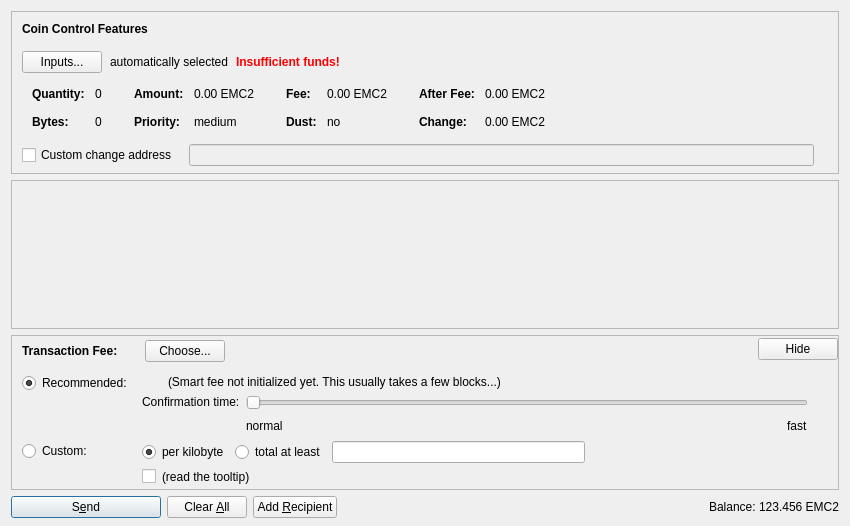
<?xml version="1.0" encoding="UTF-8"?>
<ui version="4.0">
 <class>SendCoinsDialog</class>
 <widget class="QDialog" name="SendCoinsDialog">
  <property name="geometry">
   <rect>
    <x>0</x>
    <y>0</y>
    <width>850</width>
    <height>526</height>
   </rect>
  </property>
  <property name="windowTitle">
   <string>Send Coins</string>
  </property>
  <layout class="QVBoxLayout" name="verticalLayout" stretch="0,1,0,0">
   <property name="bottomMargin">
    <number>8</number>
   </property>
   <item>
    <widget class="QFrame" name="frameCoinControl">
     <property name="sizePolicy">
      <sizepolicy hsizetype="Expanding" vsizetype="Expanding">
       <horstretch>0</horstretch>
       <verstretch>0</verstretch>
      </sizepolicy>
     </property>
     <property name="maximumSize">
      <size>
       <width>16777215</width>
       <height>16777215</height>
      </size>
     </property>
     <property name="frameShape">
      <enum>QFrame::StyledPanel</enum>
     </property>
     <property name="frameShadow">
      <enum>QFrame::Sunken</enum>
     </property>
     <layout class="QVBoxLayout" name="verticalLayoutCoinControl2">
      <property name="spacing">
       <number>0</number>
      </property>
      <property name="leftMargin">
       <number>0</number>
      </property>
      <property name="topMargin">
       <number>0</number>
      </property>
      <property name="rightMargin">
       <number>0</number>
      </property>
      <property name="bottomMargin">
       <number>6</number>
      </property>
      <item>
       <layout class="QVBoxLayout" name="verticalLayoutCoinControl" stretch="0,0,0,0,1">
        <property name="spacing">
         <number>0</number>
        </property>
        <property name="leftMargin">
         <number>10</number>
        </property>
        <property name="topMargin">
         <number>10</number>
        </property>
        <item>
         <layout class="QHBoxLayout" name="horizontalLayoutCoinControl1">
          <property name="bottomMargin">
           <number>15</number>
          </property>
          <item>
           <widget class="QLabel" name="labelCoinControlFeatures">
            <property name="sizePolicy">
             <sizepolicy hsizetype="Preferred" vsizetype="Maximum">
              <horstretch>0</horstretch>
              <verstretch>0</verstretch>
             </sizepolicy>
            </property>
            <property name="font">
             <font>
              <weight>75</weight>
              <bold>true</bold>
             </font>
            </property>
            <property name="styleSheet">
             <string notr="true">font-weight:bold;</string>
            </property>
            <property name="text">
             <string>Coin Control Features</string>
            </property>
           </widget>
          </item>
         </layout>
        </item>
        <item>
         <layout class="QHBoxLayout" name="horizontalLayoutCoinControl2" stretch="0,0,0,0">
          <property name="spacing">
           <number>8</number>
          </property>
          <property name="bottomMargin">
           <number>10</number>
          </property>
          <item>
           <widget class="QPushButton" name="pushButtonCoinControl">
            <property name="styleSheet">
             <string notr="true"/>
            </property>
            <property name="text">
             <string>Inputs...</string>
            </property>
            <property name="autoDefault">
             <bool>false</bool>
            </property>
           </widget>
          </item>
          <item>
           <widget class="QLabel" name="labelCoinControlAutomaticallySelected">
            <property name="text">
             <string>automatically selected</string>
            </property>
            <property name="margin">
             <number>5</number>
            </property>
           </widget>
          </item>
          <item>
           <widget class="QLabel" name="labelCoinControlInsuffFunds">
            <property name="font">
             <font>
              <weight>75</weight>
              <bold>true</bold>
             </font>
            </property>
            <property name="styleSheet">
             <string notr="true">color:red;font-weight:bold;</string>
            </property>
            <property name="text">
             <string>Insufficient funds!</string>
            </property>
            <property name="margin">
             <number>5</number>
            </property>
           </widget>
          </item>
          <item>
           <spacer name="horizontalSpacerCoinControl">
            <property name="orientation">
             <enum>Qt::Horizontal</enum>
            </property>
            <property name="sizeHint" stdset="0">
             <size>
              <width>40</width>
              <height>1</height>
             </size>
            </property>
           </spacer>
          </item>
         </layout>
        </item>
        <item>
         <widget class="QWidget" name="widgetCoinControl" native="true">
          <property name="sizePolicy">
           <sizepolicy hsizetype="Preferred" vsizetype="Preferred">
            <horstretch>0</horstretch>
            <verstretch>0</verstretch>
           </sizepolicy>
          </property>
          <property name="minimumSize">
           <size>
            <width>0</width>
            <height>0</height>
           </size>
          </property>
          <property name="styleSheet">
           <string notr="true"/>
          </property>
          <layout class="QHBoxLayout" name="horizontalLayoutCoinControl5">
           <property name="leftMargin">
            <number>0</number>
           </property>
           <property name="topMargin">
            <number>0</number>
           </property>
           <property name="rightMargin">
            <number>0</number>
           </property>
           <property name="bottomMargin">
            <number>0</number>
           </property>
           <item>
            <layout class="QHBoxLayout" name="horizontalLayoutCoinControl3" stretch="0,0,0,1">
             <property name="spacing">
              <number>20</number>
             </property>
             <property name="topMargin">
              <number>0</number>
             </property>
             <property name="bottomMargin">
              <number>10</number>
             </property>
             <item>
              <layout class="QFormLayout" name="formLayoutCoinControl1">
               <property name="horizontalSpacing">
                <number>10</number>
               </property>
               <property name="verticalSpacing">
                <number>14</number>
               </property>
               <property name="leftMargin">
                <number>10</number>
               </property>
               <property name="topMargin">
                <number>4</number>
               </property>
               <property name="rightMargin">
                <number>6</number>
               </property>
               <item row="0" column="0">
                <widget class="QLabel" name="labelCoinControlQuantityText">
                 <property name="font">
                  <font>
                   <weight>75</weight>
                   <bold>true</bold>
                  </font>
                 </property>
                 <property name="text">
                  <string>Quantity:</string>
                 </property>
                 <property name="margin">
                  <number>0</number>
                 </property>
                </widget>
               </item>
               <item row="0" column="1">
                <widget class="QLabel" name="labelCoinControlQuantity">
                 <property name="cursor">
                  <cursorShape>IBeamCursor</cursorShape>
                 </property>
                 <property name="contextMenuPolicy">
                  <enum>Qt::ActionsContextMenu</enum>
                 </property>
                 <property name="text">
                  <string notr="true">0</string>
                 </property>
                 <property name="margin">
                  <number>0</number>
                 </property>
                 <property name="textInteractionFlags">
                  <set>Qt::LinksAccessibleByMouse|Qt::TextSelectableByKeyboard|Qt::TextSelectableByMouse</set>
                 </property>
                </widget>
               </item>
               <item row="1" column="0">
                <widget class="QLabel" name="labelCoinControlBytesText">
                 <property name="font">
                  <font>
                   <weight>75</weight>
                   <bold>true</bold>
                  </font>
                 </property>
                 <property name="text">
                  <string>Bytes:</string>
                 </property>
                </widget>
               </item>
               <item row="1" column="1">
                <widget class="QLabel" name="labelCoinControlBytes">
                 <property name="cursor">
                  <cursorShape>IBeamCursor</cursorShape>
                 </property>
                 <property name="contextMenuPolicy">
                  <enum>Qt::ActionsContextMenu</enum>
                 </property>
                 <property name="text">
                  <string notr="true">0</string>
                 </property>
                 <property name="textInteractionFlags">
                  <set>Qt::LinksAccessibleByMouse|Qt::TextSelectableByKeyboard|Qt::TextSelectableByMouse</set>
                 </property>
                </widget>
               </item>
              </layout>
             </item>
             <item>
              <layout class="QFormLayout" name="formLayoutCoinControl2">
               <property name="horizontalSpacing">
                <number>10</number>
               </property>
               <property name="verticalSpacing">
                <number>14</number>
               </property>
               <property name="leftMargin">
                <number>6</number>
               </property>
               <property name="topMargin">
                <number>4</number>
               </property>
               <property name="rightMargin">
                <number>6</number>
               </property>
               <item row="0" column="0">
                <widget class="QLabel" name="labelCoinControlAmountText">
                 <property name="font">
                  <font>
                   <weight>75</weight>
                   <bold>true</bold>
                  </font>
                 </property>
                 <property name="text">
                  <string>Amount:</string>
                 </property>
                 <property name="margin">
                  <number>0</number>
                 </property>
                </widget>
               </item>
               <item row="0" column="1">
                <widget class="QLabel" name="labelCoinControlAmount">
                 <property name="cursor">
                  <cursorShape>IBeamCursor</cursorShape>
                 </property>
                 <property name="contextMenuPolicy">
                  <enum>Qt::ActionsContextMenu</enum>
                 </property>
                 <property name="text">
                  <string notr="true">0.00 EMC2</string>
                 </property>
                 <property name="textInteractionFlags">
                  <set>Qt::LinksAccessibleByMouse|Qt::TextSelectableByKeyboard|Qt::TextSelectableByMouse</set>
                 </property>
                </widget>
               </item>
               <item row="1" column="0">
                <widget class="QLabel" name="labelCoinControlPriorityText">
                 <property name="font">
                  <font>
                   <weight>75</weight>
                   <bold>true</bold>
                  </font>
                 </property>
                 <property name="text">
                  <string>Priority:</string>
                 </property>
                </widget>
               </item>
               <item row="1" column="1">
                <widget class="QLabel" name="labelCoinControlPriority">
                 <property name="cursor">
                  <cursorShape>IBeamCursor</cursorShape>
                 </property>
                 <property name="contextMenuPolicy">
                  <enum>Qt::ActionsContextMenu</enum>
                 </property>
                 <property name="text">
                  <string notr="true">medium</string>
                 </property>
                 <property name="textInteractionFlags">
                  <set>Qt::LinksAccessibleByMouse|Qt::TextSelectableByKeyboard|Qt::TextSelectableByMouse</set>
                 </property>
                </widget>
               </item>
              </layout>
             </item>
             <item>
              <layout class="QFormLayout" name="formLayoutCoinControl3">
               <property name="horizontalSpacing">
                <number>10</number>
               </property>
               <property name="verticalSpacing">
                <number>14</number>
               </property>
               <property name="leftMargin">
                <number>6</number>
               </property>
               <property name="topMargin">
                <number>4</number>
               </property>
               <property name="rightMargin">
                <number>6</number>
               </property>
               <item row="0" column="0">
                <widget class="QLabel" name="labelCoinControlFeeText">
                 <property name="font">
                  <font>
                   <weight>75</weight>
                   <bold>true</bold>
                  </font>
                 </property>
                 <property name="text">
                  <string>Fee:</string>
                 </property>
                 <property name="margin">
                  <number>0</number>
                 </property>
                </widget>
               </item>
               <item row="0" column="1">
                <widget class="QLabel" name="labelCoinControlFee">
                 <property name="cursor">
                  <cursorShape>IBeamCursor</cursorShape>
                 </property>
                 <property name="contextMenuPolicy">
                  <enum>Qt::ActionsContextMenu</enum>
                 </property>
                 <property name="text">
                  <string notr="true">0.00 EMC2</string>
                 </property>
                 <property name="textInteractionFlags">
                  <set>Qt::LinksAccessibleByMouse|Qt::TextSelectableByKeyboard|Qt::TextSelectableByMouse</set>
                 </property>
                </widget>
               </item>
               <item row="1" column="0">
                <widget class="QLabel" name="labelCoinControlLowOutputText">
                 <property name="font">
                  <font>
                   <weight>75</weight>
                   <bold>true</bold>
                  </font>
                 </property>
                 <property name="text">
                  <string>Dust:</string>
                 </property>
                </widget>
               </item>
               <item row="1" column="1">
                <widget class="QLabel" name="labelCoinControlLowOutput">
                 <property name="cursor">
                  <cursorShape>IBeamCursor</cursorShape>
                 </property>
                 <property name="contextMenuPolicy">
                  <enum>Qt::ActionsContextMenu</enum>
                 </property>
                 <property name="text">
                  <string notr="true">no</string>
                 </property>
                 <property name="textInteractionFlags">
                  <set>Qt::LinksAccessibleByMouse|Qt::TextSelectableByKeyboard|Qt::TextSelectableByMouse</set>
                 </property>
                </widget>
               </item>
              </layout>
             </item>
             <item>
              <layout class="QFormLayout" name="formLayoutCoinControl4">
               <property name="horizontalSpacing">
                <number>10</number>
               </property>
               <property name="verticalSpacing">
                <number>14</number>
               </property>
               <property name="leftMargin">
                <number>6</number>
               </property>
               <property name="topMargin">
                <number>4</number>
               </property>
               <property name="rightMargin">
                <number>6</number>
               </property>
               <item row="0" column="0">
                <widget class="QLabel" name="labelCoinControlAfterFeeText">
                 <property name="font">
                  <font>
                   <weight>75</weight>
                   <bold>true</bold>
                  </font>
                 </property>
                 <property name="text">
                  <string>After Fee:</string>
                 </property>
                 <property name="margin">
                  <number>0</number>
                 </property>
                </widget>
               </item>
               <item row="0" column="1">
                <widget class="QLabel" name="labelCoinControlAfterFee">
                 <property name="cursor">
                  <cursorShape>IBeamCursor</cursorShape>
                 </property>
                 <property name="contextMenuPolicy">
                  <enum>Qt::ActionsContextMenu</enum>
                 </property>
                 <property name="text">
                  <string notr="true">0.00 EMC2</string>
                 </property>
                 <property name="textInteractionFlags">
                  <set>Qt::LinksAccessibleByMouse|Qt::TextSelectableByKeyboard|Qt::TextSelectableByMouse</set>
                 </property>
                </widget>
               </item>
               <item row="1" column="0">
                <widget class="QLabel" name="labelCoinControlChangeText">
                 <property name="font">
                  <font>
                   <weight>75</weight>
                   <bold>true</bold>
                  </font>
                 </property>
                 <property name="text">
                  <string>Change:</string>
                 </property>
                </widget>
               </item>
               <item row="1" column="1">
                <widget class="QLabel" name="labelCoinControlChange">
                 <property name="cursor">
                  <cursorShape>IBeamCursor</cursorShape>
                 </property>
                 <property name="contextMenuPolicy">
                  <enum>Qt::ActionsContextMenu</enum>
                 </property>
                 <property name="text">
                  <string notr="true">0.00 EMC2</string>
                 </property>
                 <property name="textInteractionFlags">
                  <set>Qt::LinksAccessibleByMouse|Qt::TextSelectableByKeyboard|Qt::TextSelectableByMouse</set>
                 </property>
                </widget>
               </item>
              </layout>
             </item>
            </layout>
           </item>
          </layout>
         </widget>
        </item>
        <item>
         <layout class="QHBoxLayout" name="horizontalLayoutCoinControl4" stretch="0,0,0">
          <property name="spacing">
           <number>12</number>
          </property>
          <property name="sizeConstraint">
           <enum>QLayout::SetDefaultConstraint</enum>
          </property>
          <property name="topMargin">
           <number>5</number>
          </property>
          <property name="rightMargin">
           <number>5</number>
          </property>
          <item>
           <widget class="QCheckBox" name="checkBoxCoinControlChange">
            <property name="toolTip">
             <string>If this is activated, but the change address is empty or invalid, change will be sent to a newly generated address.</string>
            </property>
            <property name="text">
             <string>Custom change address</string>
            </property>
           </widget>
          </item>
          <item>
           <widget class="QValidatedLineEdit" name="lineEditCoinControlChange">
            <property name="enabled">
             <bool>false</bool>
            </property>
            <property name="sizePolicy">
             <sizepolicy hsizetype="Expanding" vsizetype="Fixed">
              <horstretch>0</horstretch>
              <verstretch>0</verstretch>
             </sizepolicy>
            </property>
           </widget>
          </item>
          <item>
           <widget class="QLabel" name="labelCoinControlChangeLabel">
            <property name="sizePolicy">
             <sizepolicy hsizetype="Preferred" vsizetype="Expanding">
              <horstretch>0</horstretch>
              <verstretch>0</verstretch>
             </sizepolicy>
            </property>
            <property name="minimumSize">
             <size>
              <width>0</width>
              <height>0</height>
             </size>
            </property>
            <property name="text">
             <string/>
            </property>
            <property name="margin">
             <number>3</number>
            </property>
           </widget>
          </item>
         </layout>
        </item>
        <item>
         <spacer name="verticalSpacerCoinControl">
          <property name="orientation">
           <enum>Qt::Vertical</enum>
          </property>
          <property name="sizeHint" stdset="0">
           <size>
            <width>800</width>
            <height>1</height>
           </size>
          </property>
         </spacer>
        </item>
       </layout>
      </item>
     </layout>
    </widget>
   </item>
   <item>
    <widget class="QScrollArea" name="scrollArea">
     <property name="widgetResizable">
      <bool>true</bool>
     </property>
     <widget class="QWidget" name="scrollAreaWidgetContents">
      <property name="geometry">
       <rect>
        <x>0</x>
        <y>0</y>
        <width>830</width>
        <height>104</height>
       </rect>
      </property>
      <layout class="QVBoxLayout" name="verticalLayout_2" stretch="0,1">
       <property name="leftMargin">
        <number>0</number>
       </property>
       <property name="topMargin">
        <number>0</number>
       </property>
       <property name="rightMargin">
        <number>0</number>
       </property>
       <property name="bottomMargin">
        <number>0</number>
       </property>
       <item>
        <layout class="QVBoxLayout" name="entries">
         <property name="spacing">
          <number>6</number>
         </property>
        </layout>
       </item>
       <item>
        <spacer name="verticalSpacer">
         <property name="orientation">
          <enum>Qt::Vertical</enum>
         </property>
         <property name="sizeHint" stdset="0">
          <size>
           <width>20</width>
           <height>40</height>
          </size>
         </property>
        </spacer>
       </item>
      </layout>
     </widget>
    </widget>
   </item>
   <item>
    <widget class="QFrame" name="frameFee">
     <property name="sizePolicy">
      <sizepolicy hsizetype="Expanding" vsizetype="Expanding">
       <horstretch>0</horstretch>
       <verstretch>0</verstretch>
      </sizepolicy>
     </property>
     <property name="maximumSize">
      <size>
       <width>16777215</width>
       <height>16777215</height>
      </size>
     </property>
     <property name="frameShape">
      <enum>QFrame::StyledPanel</enum>
     </property>
     <property name="frameShadow">
      <enum>QFrame::Sunken</enum>
     </property>
     <layout class="QVBoxLayout" name="verticalLayoutFee1">
      <property name="spacing">
       <number>0</number>
      </property>
      <property name="leftMargin">
       <number>0</number>
      </property>
      <property name="topMargin">
       <number>0</number>
      </property>
      <property name="rightMargin">
       <number>0</number>
      </property>
      <property name="bottomMargin">
       <number>0</number>
      </property>
      <item>
       <layout class="QVBoxLayout" name="verticalLayoutFee2" stretch="0,0,0">
        <property name="spacing">
         <number>0</number>
        </property>
        <property name="leftMargin">
         <number>10</number>
        </property>
        <property name="topMargin">
         <number>0</number>
        </property>
        <item>
         <layout class="QHBoxLayout" name="horizontalLayoutFee1">
          <property name="bottomMargin">
           <number>0</number>
          </property>
          <item>
           <layout class="QVBoxLayout" name="verticalLayoutFee7">
            <property name="spacing">
             <number>0</number>
            </property>
            <item>
             <spacer name="verticalSpacerSmartFee">
              <property name="orientation">
               <enum>Qt::Vertical</enum>
              </property>
              <property name="sizeType">
               <enum>QSizePolicy::Fixed</enum>
              </property>
              <property name="sizeHint" stdset="0">
               <size>
                <width>1</width>
                <height>4</height>
               </size>
              </property>
             </spacer>
            </item>
            <item>
             <layout class="QHBoxLayout" name="horizontalLayoutSmartFee">
              <property name="spacing">
               <number>10</number>
              </property>
              <item>
               <widget class="QLabel" name="labelFeeHeadline">
                <property name="sizePolicy">
                 <sizepolicy hsizetype="Preferred" vsizetype="Maximum">
                  <horstretch>0</horstretch>
                  <verstretch>0</verstretch>
                 </sizepolicy>
                </property>
                <property name="font">
                 <font>
                  <weight>75</weight>
                  <bold>true</bold>
                 </font>
                </property>
                <property name="styleSheet">
                 <string notr="true">font-weight:bold;</string>
                </property>
                <property name="text">
                 <string>Transaction Fee:</string>
                </property>
               </widget>
              </item>
              <item>
               <widget class="QLabel" name="labelFeeMinimized">
                <property name="text">
                 <string/>
                </property>
               </widget>
              </item>
              <item>
               <widget class="QPushButton" name="buttonChooseFee">
                <property name="text">
                 <string>Choose...</string>
                </property>
               </widget>
              </item>
             </layout>
            </item>
            <item>
             <spacer name="verticalSpacer_5">
              <property name="orientation">
               <enum>Qt::Vertical</enum>
              </property>
              <property name="sizeHint" stdset="0">
               <size>
                <width>1</width>
                <height>1</height>
               </size>
              </property>
             </spacer>
            </item>
           </layout>
          </item>
          <item>
           <spacer name="horizontalSpacer_4">
            <property name="orientation">
             <enum>Qt::Horizontal</enum>
            </property>
            <property name="sizeHint" stdset="0">
             <size>
              <width>40</width>
              <height>20</height>
             </size>
            </property>
           </spacer>
          </item>
          <item>
           <widget class="QPushButton" name="buttonMinimizeFee">
            <property name="toolTip">
             <string>collapse fee-settings</string>
            </property>
            <property name="text">
             <string>Hide</string>
            </property>
           </widget>
          </item>
         </layout>
        </item>
        <item>
         <widget class="QFrame" name="frameFeeSelection">
          <layout class="QVBoxLayout" name="verticalLayoutFee12">
           <property name="spacing">
            <number>0</number>
           </property>
           <property name="leftMargin">
            <number>0</number>
           </property>
           <property name="topMargin">
            <number>0</number>
           </property>
           <property name="rightMargin">
            <number>0</number>
           </property>
           <property name="bottomMargin">
            <number>0</number>
           </property>
           <item>
            <layout class="QGridLayout" name="gridLayoutFee">
             <property name="topMargin">
              <number>10</number>
             </property>
             <property name="bottomMargin">
              <number>4</number>
             </property>
             <property name="horizontalSpacing">
              <number>10</number>
             </property>
             <property name="verticalSpacing">
              <number>4</number>
             </property>
             <item row="1" column="1">
              <layout class="QVBoxLayout" name="verticalLayoutFee8">
               <property name="spacing">
                <number>6</number>
               </property>
               <item>
                <layout class="QHBoxLayout" name="horizontalLayoutFee13">
                 <item>
                  <widget class="QRadioButton" name="radioCustomPerKilobyte">
                   <property name="toolTip">
                    <string>If the custom fee is set to 1000 satoshis and the transaction is only 250 bytes, then &quot;per kilobyte&quot; only pays 250 satoshis in fee, while &quot;total at least&quot; pays 1000 satoshis. For transactions bigger than a kilobyte both pay by kilobyte.</string>
                   </property>
                   <property name="text">
                    <string>per kilobyte</string>
                   </property>
                   <property name="checked">
                    <bool>true</bool>
                   </property>
                   <attribute name="buttonGroup">
                    <string notr="true">groupCustomFee</string>
                   </attribute>
                  </widget>
                 </item>
                 <item>
                  <widget class="QRadioButton" name="radioCustomAtLeast">
                   <property name="toolTip">
                    <string>If the custom fee is set to 1000 satoshis and the transaction is only 250 bytes, then &quot;per kilobyte&quot; only pays 250 satoshis in fee, while &quot;total at least&quot; pays 1000 satoshis. For transactions bigger than a kilobyte both pay by kilobyte.</string>
                   </property>
                   <property name="text">
                    <string>total at least</string>
                   </property>
                   <attribute name="buttonGroup">
                    <string notr="true">groupCustomFee</string>
                   </attribute>
                  </widget>
                 </item>
                 <item>
                  <widget class="BitcoinAmountField" name="customFee"/>
                 </item>
                 <item>
                  <spacer name="horizontalSpacer_6">
                   <property name="orientation">
                    <enum>Qt::Horizontal</enum>
                   </property>
                   <property name="sizeHint" stdset="0">
                    <size>
                     <width>1</width>
                     <height>1</height>
                    </size>
                   </property>
                  </spacer>
                 </item>
                </layout>
               </item>
               <item>
                <layout class="QHBoxLayout" name="horizontalLayoutFee8">
                 <item>
                  <widget class="QCheckBox" name="checkBoxMinimumFee">
                   <property name="toolTip">
                    <string>Paying only the minimum fee is just fine as long as there is less transaction volume than space in the blocks. But be aware that this can end up in a never confirming transaction once there is more demand for einsteinium transactions than the network can process.</string>
                   </property>
                   <property name="text">
                    <string/>
                   </property>
                  </widget>
                 </item>
                 <item>
                  <widget class="QLabel" name="labelMinFeeWarning">
                   <property name="enabled">
                    <bool>true</bool>
                   </property>
                   <property name="toolTip">
                    <string>Paying only the minimum fee is just fine as long as there is less transaction volume than space in the blocks. But be aware that this can end up in a never confirming transaction once there is more demand for einsteinium transactions than the network can process.</string>
                   </property>
                   <property name="text">
                    <string>(read the tooltip)</string>
                   </property>
                   <property name="margin">
                    <number>5</number>
                   </property>
                  </widget>
                 </item>
                 <item>
                  <spacer name="horizontalSpacer_2">
                   <property name="orientation">
                    <enum>Qt::Horizontal</enum>
                   </property>
                   <property name="sizeHint" stdset="0">
                    <size>
                     <width>1</width>
                     <height>1</height>
                    </size>
                   </property>
                  </spacer>
                 </item>
                </layout>
               </item>
              </layout>
             </item>
             <item row="0" column="0">
              <layout class="QVBoxLayout" name="verticalLayoutFee4" stretch="0,1">
               <item>
                <widget class="QRadioButton" name="radioSmartFee">
                 <property name="text">
                  <string>Recommended:</string>
                 </property>
                 <property name="checked">
                  <bool>true</bool>
                 </property>
                 <attribute name="buttonGroup">
                  <string notr="true">groupFee</string>
                 </attribute>
                </widget>
               </item>
               <item>
                <spacer name="verticalSpacer_2">
                 <property name="orientation">
                  <enum>Qt::Vertical</enum>
                 </property>
                 <property name="sizeHint" stdset="0">
                  <size>
                   <width>1</width>
                   <height>1</height>
                  </size>
                 </property>
                </spacer>
               </item>
              </layout>
             </item>
             <item row="1" column="0">
              <layout class="QVBoxLayout" name="verticalLayoutFee9" stretch="0,1">
               <item>
                <widget class="QRadioButton" name="radioCustomFee">
                 <property name="text">
                  <string>Custom:</string>
                 </property>
                 <attribute name="buttonGroup">
                  <string notr="true">groupFee</string>
                 </attribute>
                </widget>
               </item>
               <item>
                <spacer name="verticalSpacer_6">
                 <property name="orientation">
                  <enum>Qt::Vertical</enum>
                 </property>
                 <property name="sizeHint" stdset="0">
                  <size>
                   <width>1</width>
                   <height>1</height>
                  </size>
                 </property>
                </spacer>
               </item>
              </layout>
             </item>
             <item row="0" column="1">
              <layout class="QVBoxLayout" name="verticalLayoutFee3" stretch="0,0,1">
               <property name="spacing">
                <number>6</number>
               </property>
               <property name="topMargin">
                <number>2</number>
               </property>
               <item>
                <layout class="QHBoxLayout" name="horizontalLayoutFee12">
                 <item>
                  <widget class="QLabel" name="labelSmartFee">
                   <property name="text">
                    <string/>
                   </property>
                   <property name="margin">
                    <number>2</number>
                   </property>
                  </widget>
                 </item>
                 <item>
                  <widget class="QLabel" name="labelFeeEstimation">
                   <property name="text">
                    <string/>
                   </property>
                  </widget>
                 </item>
                 <item>
                  <widget class="QLabel" name="labelSmartFee2">
                   <property name="text">
                    <string>(Smart fee not initialized yet. This usually takes a few blocks...)</string>
                   </property>
                   <property name="margin">
                    <number>2</number>
                   </property>
                  </widget>
                 </item>
                 <item>
                  <spacer name="horizontalSpacer_5">
                   <property name="orientation">
                    <enum>Qt::Horizontal</enum>
                   </property>
                   <property name="sizeHint" stdset="0">
                    <size>
                     <width>1</width>
                     <height>1</height>
                    </size>
                   </property>
                  </spacer>
                 </item>
                </layout>
               </item>
               <item>
                <layout class="QHBoxLayout" name="horizontalLayoutFee9">
                 <item>
                  <layout class="QVBoxLayout" name="verticalLayoutFee6">
                   <item>
                    <widget class="QLabel" name="labelSmartFee3">
                     <property name="text">
                      <string>Confirmation time:</string>
                     </property>
                     <property name="margin">
                      <number>2</number>
                     </property>
                    </widget>
                   </item>
                   <item>
                    <spacer name="verticalSpacer_3">
                     <property name="orientation">
                      <enum>Qt::Vertical</enum>
                     </property>
                     <property name="sizeHint" stdset="0">
                      <size>
                       <width>1</width>
                       <height>1</height>
                      </size>
                     </property>
                    </spacer>
                   </item>
                  </layout>
                 </item>
                 <item>
                  <layout class="QVBoxLayout" name="verticalLayoutFee5">
                   <property name="rightMargin">
                    <number>30</number>
                   </property>
                   <item>
                    <widget class="QSlider" name="sliderSmartFee">
                     <property name="minimum">
                      <number>0</number>
                     </property>
                     <property name="maximum">
                      <number>24</number>
                     </property>
                     <property name="pageStep">
                      <number>1</number>
                     </property>
                     <property name="value">
                      <number>0</number>
                     </property>
                     <property name="orientation">
                      <enum>Qt::Horizontal</enum>
                     </property>
                     <property name="invertedAppearance">
                      <bool>false</bool>
                     </property>
                     <property name="invertedControls">
                      <bool>false</bool>
                     </property>
                     <property name="tickPosition">
                      <enum>QSlider::NoTicks</enum>
                     </property>
                    </widget>
                   </item>
                   <item>
                    <layout class="QHBoxLayout" name="horizontalLayoutFee10">
                     <item>
                      <widget class="QLabel" name="labelSmartFeeNormal">
                       <property name="text">
                        <string>normal</string>
                       </property>
                      </widget>
                     </item>
                     <item>
                      <spacer name="horizontalSpacer_3">
                       <property name="orientation">
                        <enum>Qt::Horizontal</enum>
                       </property>
                       <property name="sizeHint" stdset="0">
                        <size>
                         <width>40</width>
                         <height>20</height>
                        </size>
                       </property>
                      </spacer>
                     </item>
                     <item>
                      <widget class="QLabel" name="labelSmartFeeFast">
                       <property name="text">
                        <string>fast</string>
                       </property>
                      </widget>
                     </item>
                    </layout>
                   </item>
                  </layout>
                 </item>
                </layout>
               </item>
               <item>
                <spacer name="verticalSpacer_4">
                 <property name="orientation">
                  <enum>Qt::Vertical</enum>
                 </property>
                 <property name="sizeHint" stdset="0">
                  <size>
                   <width>1</width>
                   <height>1</height>
                  </size>
                 </property>
                </spacer>
               </item>
              </layout>
             </item>
            </layout>
           </item>
          </layout>
         </widget>
        </item>
        <item>
         <spacer name="verticalSpacerFee">
          <property name="orientation">
           <enum>Qt::Vertical</enum>
          </property>
          <property name="sizeHint" stdset="0">
           <size>
            <width>800</width>
            <height>1</height>
           </size>
          </property>
         </spacer>
        </item>
       </layout>
      </item>
     </layout>
    </widget>
   </item>
   <item>
    <layout class="QHBoxLayout" name="horizontalLayout">
     <item>
      <widget class="QPushButton" name="sendButton">
       <property name="minimumSize">
        <size>
         <width>150</width>
         <height>0</height>
        </size>
       </property>
       <property name="toolTip">
        <string>Confirm the send action</string>
       </property>
       <property name="text">
        <string>S&amp;end</string>
       </property>
       <property name="icon">
        <iconset resource="../bitcoin.qrc">
         <normaloff>:/icons/send</normaloff>:/icons/send</iconset>
       </property>
       <property name="autoDefault">
        <bool>false</bool>
       </property>
       <property name="default">
        <bool>true</bool>
       </property>
      </widget>
     </item>
     <item>
      <widget class="QPushButton" name="clearButton">
       <property name="sizePolicy">
        <sizepolicy hsizetype="Minimum" vsizetype="Fixed">
         <horstretch>0</horstretch>
         <verstretch>0</verstretch>
        </sizepolicy>
       </property>
       <property name="toolTip">
        <string>Clear all fields of the form.</string>
       </property>
       <property name="text">
        <string>Clear &amp;All</string>
       </property>
       <property name="icon">
        <iconset resource="../bitcoin.qrc">
         <normaloff>:/icons/remove</normaloff>:/icons/remove</iconset>
       </property>
       <property name="autoDefault">
        <bool>false</bool>
       </property>
      </widget>
     </item>
     <item>
      <widget class="QPushButton" name="addButton">
       <property name="toolTip">
        <string>Send to multiple recipients at once</string>
       </property>
       <property name="text">
        <string>Add &amp;Recipient</string>
       </property>
       <property name="icon">
        <iconset resource="../bitcoin.qrc">
         <normaloff>:/icons/add</normaloff>:/icons/add</iconset>
       </property>
       <property name="autoDefault">
        <bool>false</bool>
       </property>
      </widget>
     </item>
     <item>
      <spacer name="horizontalSpacer">
       <property name="orientation">
        <enum>Qt::Horizontal</enum>
       </property>
       <property name="sizeHint" stdset="0">
        <size>
         <width>40</width>
         <height>20</height>
        </size>
       </property>
      </spacer>
     </item>
     <item>
      <layout class="QHBoxLayout" name="horizontalLayout_2">
       <property name="spacing">
        <number>3</number>
       </property>
       <item>
        <widget class="QLabel" name="label">
         <property name="sizePolicy">
          <sizepolicy hsizetype="Preferred" vsizetype="Fixed">
           <horstretch>0</horstretch>
           <verstretch>0</verstretch>
          </sizepolicy>
         </property>
         <property name="text">
          <string>Balance:</string>
         </property>
        </widget>
       </item>
       <item>
        <widget class="QLabel" name="labelBalance">
         <property name="sizePolicy">
          <sizepolicy hsizetype="Preferred" vsizetype="Fixed">
           <horstretch>0</horstretch>
           <verstretch>0</verstretch>
          </sizepolicy>
         </property>
         <property name="cursor">
          <cursorShape>IBeamCursor</cursorShape>
         </property>
         <property name="text">
          <string notr="true">123.456 EMC2</string>
         </property>
         <property name="textInteractionFlags">
          <set>Qt::LinksAccessibleByMouse|Qt::TextSelectableByKeyboard|Qt::TextSelectableByMouse</set>
         </property>
        </widget>
       </item>
      </layout>
     </item>
    </layout>
   </item>
  </layout>
 </widget>
 <customwidgets>
  <customwidget>
   <class>QValidatedLineEdit</class>
   <extends>QLineEdit</extends>
   <header>qvalidatedlineedit.h</header>
  </customwidget>
  <customwidget>
   <class>BitcoinAmountField</class>
   <extends>QLineEdit</extends>
   <header>bitcoinamountfield.h</header>
   <container>1</container>
  </customwidget>
 </customwidgets>
 <resources>
  <include location="../bitcoin.qrc"/>
 </resources>
 <connections/>
 <buttongroups>
  <buttongroup name="groupFee"/>
  <buttongroup name="groupCustomFee"/>
 </buttongroups>
</ui>
